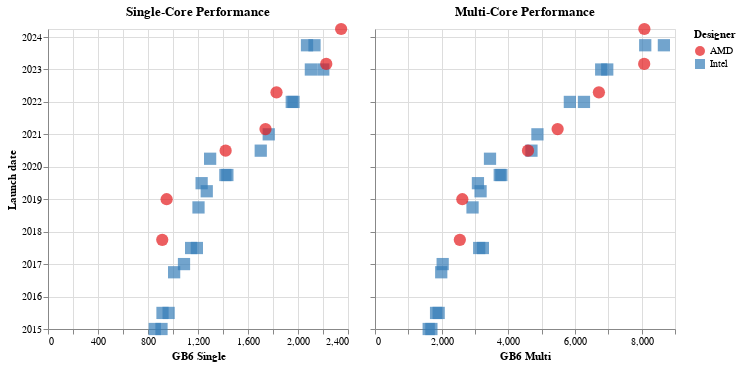

This figure's notebook cell:
### Markdown cell above
Chart

### Code cell
chart_date = alt.Chart(cpus).mark_point(size=150, filled=True, strokeWidth=5).encode(
    y='Launch date',
    color=color_designer,
    shape='Designer', # reenforce color
    #shape='Win11',
    order=order,
    tooltip=['Name', 'Architecture', 'Cores', 'Launch date', 'Win11', 'GB6 Single', 'GB6 Multi'],
).add_params(
    highlight
)

chart_dsingle = chart_date.encode(
    x='GB6 Single',
).properties(
    title='Single-Core Performance'
)
chart_dmulti = chart_date.encode(
    x='GB6 Multi',
    y=alt.Y('Launch date', axis=alt.Axis(labels=False, title='')) # hide y tick labels
).properties(
    title='Multi-Core Performance'
)

(chart_dsingle | chart_dmulti)

### Figure 1 — Vega-Lite specification as saved in the notebook (floating-point values rounded to 4 significant figures)
{"config": {"view": {"continuousWidth": 300, "continuousHeight": 300}}, "hconcat": [{"mark": {"type": "point", "filled": true, "size": 150, "strokeWidth": 5}, "encoding": {"color": {"condition": {"param": "highlight", "empty": true, "field": "Designer", "scale": {"scheme": "set1"}, "type": "nominal"}, "value": "lightgray"}, "order": {"value": 0, "condition": [{"param": "highlight", "value": 1, "empty": false}]}, "shape": {"field": "Designer", "type": "nominal"}, "tooltip": [{"field": "Name", "type": "nominal"}, {"field": "Architecture", "type": "nominal"}, {"field": "Cores", "type": "quantitative"}, {"field": "Launch date", "type": "temporal"}, {"field": "Win11", "type": "nominal"}, {"field": "GB6 Single", "type": "quantitative"}, {"field": "GB6 Multi", "type": "quantitative"}], "x": {"field": "GB6 Single", "type": "quantitative"}, "y": {"field": "Launch date", "type": "temporal"}}, "name": "view_1", "title": "Single-Core Performance"}, {"mark": {"type": "point", "filled": true, "size": 150, "strokeWidth": 5}, "encoding": {"color": {"condition": {"param": "highlight", "empty": true, "field": "Designer", "scale": {"scheme": "set1"}, "type": "nominal"}, "value": "lightgray"}, "order": {"value": 0, "condition": [{"param": "highlight", "value": 1, "empty": false}]}, "shape": {"field": "Designer", "type": "nominal"}, "tooltip": [{"field": "Name", "type": "nominal"}, {"field": "Architecture", "type": "nominal"}, {"field": "Cores", "type": "quantitative"}, {"field": "Launch date", "type": "temporal"}, {"field": "Win11", "type": "nominal"}, {"field": "GB6 Single", "type": "quantitative"}, {"field": "GB6 Multi", "type": "quantitative"}], "x": {"field": "GB6 Multi", "type": "quantitative"}, "y": {"axis": {"labels": false, "title": ""}, "field": "Launch date", "type": "temporal"}}, "name": "view_2", "title": "Multi-Core Performance"}], "data": {"name": "data-6522b5600cd5109ace11baad65474461"}, "params": [{"name": "highlight", "select": {"type": "point", "on": "pointerover"}, "views": ["view_1", "view_2"]}], "$schema": "https://vega.github.io/schema/vega-lite/v5.20.1.json", "datasets": {"data-6522b5600cd5109ace11baad65474461": [{"Name": "Intel Core i5-5200U", "Designer": "Intel", "Launch date": "2015-01-01T00:00:00", "Cores": 2, "Age": 10.3, "Architecture": "Broadwell", "GB6 Single": 854.0, "GB6 Multi": 1611.0, "Win11": "No", "Product URL": "https://www.intel.com/content/www/us/en/products/sku/85212/intel-core-i55200u-processor-3m-cache-up-to-2-70-ghz/specifications.html", "GB6 Single log2": -0.2277, "GB6 Multi log2": 0.688}, {"Name": "Intel Core i5-5300U", "Designer": "Intel", "Launch date": "2015-01-01T00:00:00", "Cores": 2, "Age": 10.3, "Architecture": "Broadwell", "GB6 Single": 908.0, "GB6 Multi": 1692.0, "Win11": "No", "Product URL": "https://www.intel.com/content/www/us/en/products/sku/85213/intel-core-i55300u-processor-3m-cache-up-to-2-90-ghz/specifications.html", "GB6 Single log2": -0.1392, "GB6 Multi log2": 0.7587}, {"Name": "Intel Core i5-6200U", "Designer": "Intel", "Launch date": "2015-07-01T00:00:00", "Cores": 2, "Age": 9.8, "Architecture": "Skylake", "GB6 Single": 916.0, "GB6 Multi": 1832.0, "Win11": "No", "Product URL": "https://www.intel.com/content/www/us/en/products/sku/88193/intel-core-i56200u-processor-3m-cache-up-to-2-80-ghz/specifications.html", "GB6 Single log2": -0.1266, "GB6 Multi log2": 0.8734}, {"Name": "Intel Core i5-6300U", "Designer": "Intel", "Launch date": "2015-07-01T00:00:00", "Cores": 2, "Age": 9.8, "Architecture": "Skylake", "GB6 Single": 965.0, "GB6 Multi": 1910.0, "Win11": "No", "Product URL": "https://www.intel.com/content/www/us/en/products/sku/88190/intel-core-i56300u-processor-3m-cache-up-to-3-00-ghz/specifications.html", "GB6 Single log2": -0.0514, "GB6 Multi log2": 0.9336}, {"Name": "Intel Core i5-7200U", "Designer": "Intel", "Launch date": "2016-10-01T00:00:00", "Cores": 2, "Age": 8.6, "Architecture": "Kaby Lake", "GB6 Single": 1009.0, "GB6 Multi": 1987.0, "Win11": "No", "Product URL": "https://www.intel.com/content/www/us/en/products/sku/95443/intel-core-i57200u-processor-3m-cache-up-to-3-10-ghz/specifications.html", "GB6 Single log2": 0.01293, "GB6 Multi log2": 0.9906}, {"Name": "Intel Core i5-7300U", "Designer": "Intel", "Launch date": "2017-01-01T00:00:00", "Cores": 2, "Age": 8.3, "Architecture": "Kaby Lake", "GB6 Single": 1088.0, "GB6 Multi": 2030.0, "Win11": "No", "Product URL": "https://www.intel.com/content/www/us/en/products/sku/97472/intel-core-i57300u-processor-3m-cache-up-to-3-50-ghz/specifications.html", "GB6 Single log2": 0.1217, "GB6 Multi log2": 1.021}, {"Name": "Intel Core i5-8250U", "Designer": "Intel", "Launch date": "2017-07-01T00:00:00", "Cores": 4, "Age": 7.8, "Architecture": "Kaby Lake R", "GB6 Single": 1145.0, "GB6 Multi": 3126.0, "Win11": "Yes", "Product URL": "https://www.intel.com/content/www/us/en/products/sku/124967/intel-core-i58250u-processor-6m-cache-up-to-3-40-ghz/specifications.html", "GB6 Single log2": 0.1953, "GB6 Multi log2": 1.644}, {"Name": "Intel Core i5-8350U", "Designer": "Intel", "Launch date": "2017-07-01T00:00:00", "Cores": 4, "Age": 7.8, "Architecture": "Kaby Lake R", "GB6 Single": 1191.0, "GB6 Multi": 3237.0, "Win11": "Yes", "Product URL": "https://www.intel.com/content/www/us/en/products/sku/124969/intel-core-i58350u-processor-6m-cache-up-to-3-60-ghz/specifications.html", "GB6 Single log2": 0.2522, "GB6 Multi log2": 1.695}, {"Name": "Intel Core i5-8265U", "Designer": "Intel", "Launch date": "2018-10-01T00:00:00", "Cores": 4, "Age": 6.6, "Architecture": "Whiskey Lake", "GB6 Single": 1204.0, "GB6 Multi": 2926.0, "Win11": "Yes", "Product URL": "https://www.intel.com/content/www/us/en/products/sku/149088/intel-core-i58265u-processor-6m-cache-up-to-3-90-ghz/specifications.html", "GB6 Single log2": 0.2678, "GB6 Multi log2": 1.549}, {"Name": "Intel Core i5-8365U", "Designer": "Intel", "Launch date": "2019-04-01T00:00:00", "Cores": 4, "Age": 6.1, "Architecture": "Whiskey Lake", "GB6 Single": 1270.0, "GB6 Multi": 3167.0, "Win11": "Yes", "Product URL": "https://www.intel.com/content/www/us/en/products/sku/193555/intel-core-i58365u-processor-6m-cache-up-to-4-10-ghz/specifications.html", "GB6 Single log2": 0.3448, "GB6 Multi log2": 1.663}, {"Name": "Intel Core i5-10210U", "Designer": "Intel", "Launch date": "2019-07-01T00:00:00", "Cores": 4, "Age": 5.8, "Architecture": "Comet Lake", "GB6 Single": 1229.0, "GB6 Multi": 3088.0, "Win11": "Yes", "Product URL": "https://www.intel.com/content/www/us/en/products/sku/195436/intel-core-i510210u-processor-6m-cache-up-to-4-20-ghz/specifications.html", "GB6 Single log2": 0.2975, "GB6 Multi log2": 1.627}, {"Name": "Intel Core i5-10310U", "Designer": "Intel", "Launch date": "2020-04-01T00:00:00", "Cores": 4, "Age": 5.1, "Architecture": "Comet Lake", "GB6 Single": 1297.0, "GB6 Multi": 3450.0, "Win11": "Yes", "Product URL": "https://www.intel.com/content/www/us/en/products/sku/201892/intel-core-i510310u-processor-6m-cache-up-to-4-40-ghz/specifications.html", "GB6 Single log2": 0.3752, "GB6 Multi log2": 1.787}, {"Name": "Intel Core i5-1035G4", "Designer": "Intel", "Launch date": "2019-10-01T00:00:00", "Cores": 4, "Age": 5.6, "Architecture": "Ice Lake", "GB6 Single": 1435.0, "GB6 Multi": 3742.0, "Win11": "Yes", "Product URL": "https://www.intel.com/content/www/us/en/products/sku/196591/intel-core-i51035g4-processor-6m-cache-up-to-3-70-ghz/specifications.html", "GB6 Single log2": 0.5211, "GB6 Multi log2": 1.904}, {"Name": "Intel Core i5-1035G7", "Designer": "Intel", "Launch date": "2019-10-01T00:00:00", "Cores": 4, "Age": 5.6, "Architecture": "Ice Lake", "GB6 Single": 1419.0, "GB6 Multi": 3791.0, "Win11": "Yes", "Product URL": "https://www.intel.com/content/www/us/en/products/sku/196592/intel-core-i51035g7-processor-6m-cache-up-to-3-70-ghz/specifications.html", "GB6 Single log2": 0.5049, "GB6 Multi log2": 1.923}, {"Name": "Intel Core i5-1135G7", "Designer": "Intel", "Launch date": "2020-07-01T00:00:00", "Cores": 4, "Age": 4.8, "Architecture": "Tiger Lake", "GB6 Single": 1702.0, "GB6 Multi": 4694.0, "Win11": "Yes", "Product URL": "https://www.intel.com/content/www/us/en/products/sku/208922/intel-core-i51135g7-processor-8m-cache-up-to-4-20-ghz-with-ipu/specifications.html", "GB6 Single log2": 0.7672, "GB6 Multi log2": 2.231}, {"Name": "Intel Core i5-1145G7", "Designer": "Intel", "Launch date": "2021-01-01T00:00:00", "Cores": 4, "Age": 4.3, "Architecture": "Tiger Lake", "GB6 Single": 1766.0, "GB6 Multi": 4873.0, "Win11": "Yes", "Product URL": "https://www.intel.com/content/www/us/en/products/sku/208660/intel-core-i51145g7-processor-8m-cache-up-to-4-40-ghz-with-ipu/specifications.html", "GB6 Single log2": 0.8205, "GB6 Multi log2": 2.285}, {"Name": "Intel Core i5-1235U", "Designer": "Intel", "Launch date": "2022-01-01T00:00:00", "Cores": 10, "Age": 3.3, "Architecture": "Alder Lake", "GB6 Single": 1950.0, "GB6 Multi": 5846.0, "Win11": "Yes", "Product URL": "https://www.intel.com/content/www/us/en/products/sku/226261/intel-core-i51235u-processor-12m-cache-up-to-4-40-ghz/specifications.html?wapkw=intel%20core%20i5-1235u", "GB6 Single log2": 0.9635, "GB6 Multi log2": 2.547}, {"Name": "Intel Core i5-1245U", "Designer": "Intel", "Launch date": "2022-01-01T00:00:00", "Cores": 10, "Age": 3.3, "Architecture": "Alder Lake", "GB6 Single": 1964.0, "GB6 Multi": 6269.0, "Win11": "Yes", "Product URL": "https://www.intel.com/content/www/us/en/products/sku/226260/intel-core-i51245u-processor-12m-cache-up-to-4-40-ghz/specifications.html", "GB6 Single log2": 0.9738, "GB6 Multi log2": 2.648}, {"Name": "Intel Core i5-1335U", "Designer": "Intel", "Launch date": "2023-01-01T00:00:00", "Cores": 10, "Age": 2.3, "Architecture": "Raptor Lake", "GB6 Single": 2103.0, "GB6 Multi": 6786.0, "Win11": "Yes", "Product URL": "https://www.intel.com/content/www/us/en/products/sku/232153/intel-core-i51335u-processor-12m-cache-up-to-4-60-ghz/specifications.html", "GB6 Single log2": 1.072, "GB6 Multi log2": 2.763}, {"Name": "Intel Core i5-1345U", "Designer": "Intel", "Launch date": "2023-01-01T00:00:00", "Cores": 10, "Age": 2.3, "Architecture": "Raptor Lake", "GB6 Single": 2202.0, "GB6 Multi": 6967.0, "Win11": "Yes", "Product URL": "https://www.intel.com/content/www/us/en/products/sku/232127/intel-core-i51345u-processor-12m-cache-up-to-4-70-ghz/specifications.html?wapkw=i5-1345U", "GB6 Single log2": 1.139, "GB6 Multi log2": 2.801}, {"Name": "Intel Core Ultra 5 125U", "Designer": "Intel", "Launch date": "2023-10-01T00:00:00", "Cores": 12, "Age": 1.6, "Architecture": "Metor Lake", "GB6 Single": 2072.0, "GB6 Multi": 8107.0, "Win11": "Yes", "Product URL": "https://www.intel.com/content/www/us/en/products/sku/237330/intel-core-ultra-5-processor-125u-12m-cache-up-to-4-30-ghz/specifications.html?wapkw=Intel%20Core%20Ultra%205%20125U", "GB6 Single log2": 1.051, "GB6 Multi log2": 3.019}, {"Name": "Intel Core Ultra 5 135U", "Designer": "Intel", "Launch date": "2023-10-01T00:00:00", "Cores": 12, "Age": 1.6, "Architecture": "Metor Lake", "GB6 Single": 2132.0, "GB6 Multi": 8667.0, "Win11": "Yes", "Product URL": "https://www.intel.com/content/www/us/en/products/sku/237328/intel-core-ultra-5-processor-135u-12m-cache-up-to-4-40-ghz/specifications.html?wapkw=Intel%20Core%20Ultra%205%20135U", "GB6 Single log2": 1.092, "GB6 Multi log2": 3.116}, {"Name": "AMD Ryzen 7 PRO 2700U", "Designer": "AMD", "Launch date": "2017-10-01T00:00:00", "Cores": 4, "Age": 7.6, "Architecture": "Raven Ridge", "GB6 Single": 914.0, "GB6 Multi": 2545.0, "Win11": "Yes", "Product URL": "https://www.amd.com/en/support/downloads/drivers.html/processors/ryzen/ryzen-2000-series/amd-ryzen-7-2700u.html", "GB6 Single log2": -0.1297, "GB6 Multi log2": 1.348}, {"Name": "AMD Ryzen 5 PRO 3500U", "Designer": "AMD", "Launch date": "2019-01-01T00:00:00", "Cores": 4, "Age": 6.3, "Architecture": "Picasso", "GB6 Single": 949.0, "GB6 Multi": 2620.0, "Win11": "Yes", "Product URL": "https://www.amd.com/en/support/downloads/drivers.html/processors/ryzen/ryzen-3000-series/amd-ryzen-5-3500u.html", "GB6 Single log2": -0.07552, "GB6 Multi log2": 1.39}, {"Name": "AMD Ryzen 5 PRO 4650U", "Designer": "AMD", "Launch date": "2020-07-01T00:00:00", "Cores": 6, "Age": 4.8, "Architecture": "Renoir", "GB6 Single": 1421.0, "GB6 Multi": 4590.0, "Win11": "Yes", "Product URL": "https://www.amd.com/en/support/downloads/drivers.html/processors/ryzen-pro/ryzen-pro-4000-series/amd-ryzen-5-pro-4650u.html", "GB6 Single log2": 0.5069, "GB6 Multi log2": 2.198}, {"Name": "AMD Ryzen 5 PRO 5650U", "Designer": "AMD", "Launch date": "2021-03-01T00:00:00", "Cores": 6, "Age": 4.2, "Architecture": "Cezanne", "GB6 Single": 1740.0, "GB6 Multi": 5479.0, "Win11": "Yes", "Product URL": "https://www.amd.com/en/support/downloads/drivers.html/processors/ryzen-pro/ryzen-pro-5000-series/amd-ryzen-5-pro-5650u.html", "GB6 Single log2": 0.7991, "GB6 Multi log2": 2.454}, {"Name": "AMD Ryzen 5 PRO 6650U", "Designer": "AMD", "Launch date": "2022-04-19T00:00:00", "Cores": 6, "Age": 3.0, "Architecture": "Rembrandt", "GB6 Single": 1828.0, "GB6 Multi": 6717.0, "Win11": "Yes", "Product URL": "https://www.amd.com/en/support/downloads/drivers.html/processors/ryzen-pro/ryzen-pro-6000-series/amd-ryzen-5-pro-6650u.html", "GB6 Single log2": 0.8703, "GB6 Multi log2": 2.748}, {"Name": "AMD Ryzen 5 PRO 7540U", "Designer": "AMD", "Launch date": "2023-03-05T00:00:00", "Cores": 6, "Age": 2.1, "Architecture": "Phoenix", "GB6 Single": 2226.0, "GB6 Multi": 8076.0, "Win11": "Yes", "Product URL": "https://www.amd.com/en/products/processors/laptop/ryzen/7000-series/amd-ryzen-5-7540u.html", "GB6 Single log2": 1.154, "GB6 Multi log2": 3.014}, {"Name": "AMD Ryzen 5 PRO 8540U", "Designer": "AMD", "Launch date": "2024-04-01T00:00:00", "Cores": 6, "Age": 1.1, "Architecture": "Hawk Point", "GB6 Single": 2345.0, "GB6 Multi": 8081.0, "Win11": "Yes", "Product URL": "https://www.amd.com/en/products/processors/laptop/ryzen-pro/8000-series/amd-ryzen-5-pro-8540u.html", "GB6 Single log2": 1.23, "GB6 Multi log2": 3.015}]}}
